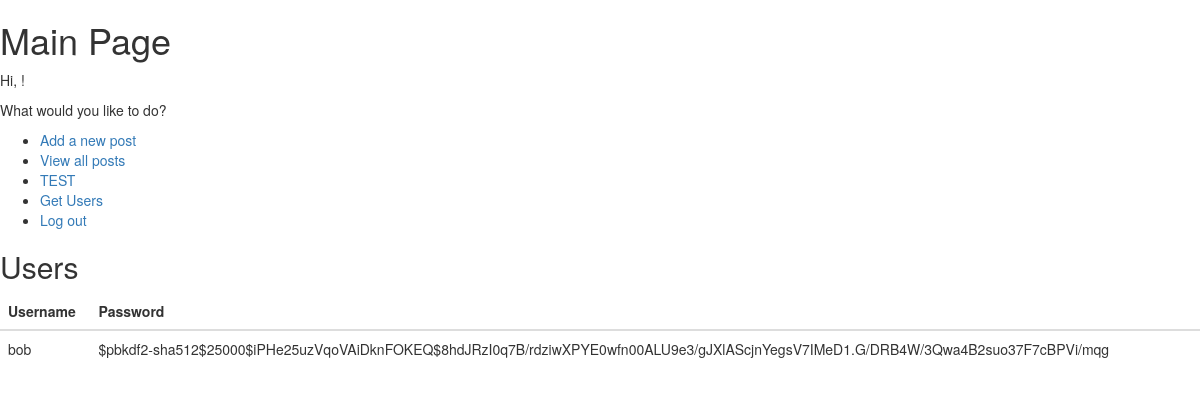
Screenshot of /users with the database file from the repository.
### db_schema.py (models this page shows)
class User(Base):
    __tablename__ = 'user'
    id = Column(Integer, primary_key=True)
    username = Column(String)
    password = Column(String)
    role = Column(String, default='user')
    posts = relationship("Post", backref="user")

### main.py (the view)
@app.route('/users')
def users():
    db = DatabaseHandler()
    users = db.get_users()
    db.close()
    return render_template('users.html', users=users)

### db_handler.py (called while the page is built)
    def close(self):
        self.session.close()

    def get_users(self):
        return self.session.query(User).all()

### templates/users.html (shortened to what this page needs)
<!DOCTYPE html>
<html lang="en">
<head>
    <link rel="stylesheet" href="https://maxcdn.bootstrapcdn.com/bootstrap/3.4.1/css/bootstrap.min.css">
</head>
<body>
    <h1>Main Page</h1>
    <p>Hi, {{ username }}!</p>
    <p>What would you like to do?</p>
    <ul>
        <li><a href="/add">Add a new post</a></li>
        <li><a href="/posts">View all posts</a></li>
        <li><a href="/test">TEST</a></li>
        <li><a href="/users">Get Users</a></li>
        <li><a href="/logout">Log out</a></li>
    </ul>
    <h2>Users</h2>
    <table class="table">
        <thead>
            <tr>
                <th>Username</th>
                <th>Password</th>
            </tr>
        </thead>
        {% for user in users %}
        <tr>
            <td>{{ user.username }}</td>
            <td>{{ user.password }}</td>
        </tr>
        {% endfor %}
    </table>

### rows the page displays
User: username "bob", password "$pbkdf2-sha512$25000$iPHe25uzVqoVAiDknFOKEQ$8hdJRzI0q7B/rdziwXPYE0wfn00ALU9e3/gJXlAScjnYegsV7IMeD1.G/DRB4W/3Qwa4B2suo37F7cBPVi/mqg"
